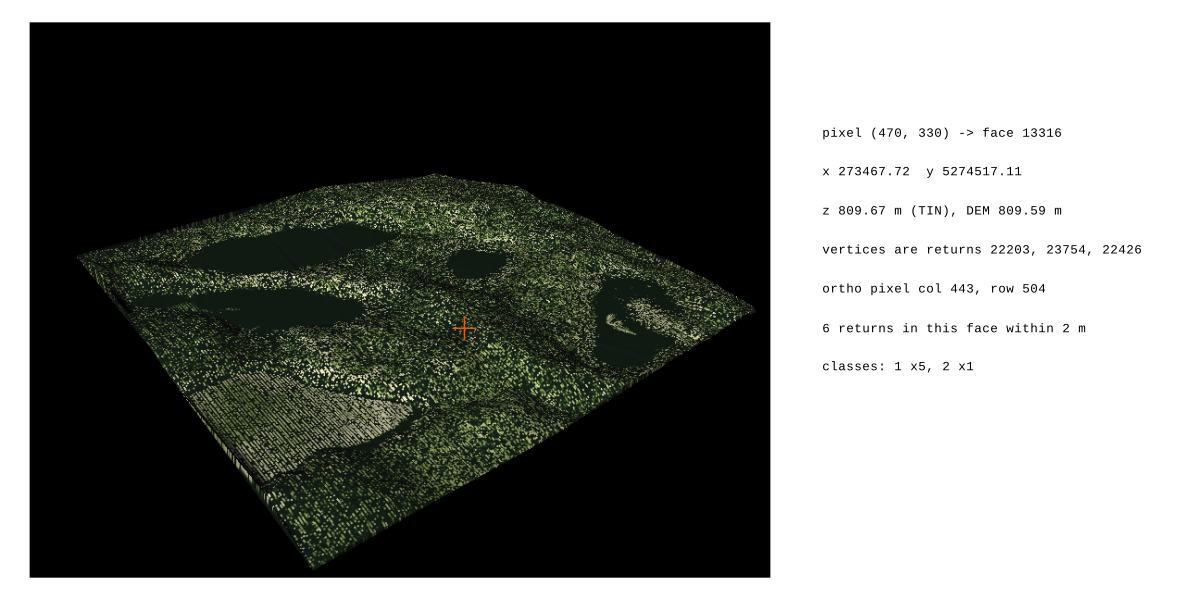

Source code (R):
## Drone-style lidar to a draped TIN to a render, and back from a pixel of
## the render to the face, its returns and its ortho pixel.
##
## Stand-in data: lidR's Topography.laz (73,403 returns, EPSG:2949). The DEM
## and "ortho" are made here from the returns themselves (mean ground height
## at 1 m, first-return intensity at 0.25 m) until a real site and its
## orthomosaic are available.
##
## Rscript inst/scripts/points-demo.R [path/to/Topography.laz] [outdir]
library(meshcore)
library(pointcore)

args <- commandArgs(trailingOnly = TRUE)
laz <- if (length(args) >= 1) args[1] else system.file("extdata", "Topography.laz", package = "lidR")
out <- if (length(args) >= 2) args[2] else tempdir()
dir.create(out, showWarnings = FALSE, recursive = TRUE)

## 1. returns as rows, with ids
p <- read_points(laz)
print(p)
P <- p$points

## 2. a ground TIN that keeps each vertex's return, and every return within
##    2 m above the surface joined to its triangle
tin <- points_tin(p, classes = 2L)
fp <- face_points(tin, p, above = 2)
print(tin)
cat(sprintf("face_points: %d returns within 2 m of the surface\n", nrow(fp)))

## 3. stand-in DEM and ortho, then sample and drape (no warping)
e <- terra::ext(floor(min(P$x)), ceiling(max(P$x)), floor(min(P$y)), ceiling(max(P$y)))
crs <- attr(p, "meshspec")$crs
g <- P[P$classification == 2, ]
dem <- terra::rasterize(cbind(g$x, g$y), terra::rast(e, resolution = 1, crs = crs),
                        values = g$z, fun = mean)
dem <- terra::focal(dem, 5, mean, na.policy = "only", na.rm = TRUE)
dem_file <- file.path(out, "dem.tif")
terra::writeRaster(dem, dem_file, overwrite = TRUE)

f1 <- P[P$return_number == 1, ]
it <- terra::rasterize(cbind(f1$x, f1$y), terra::rast(e, resolution = 0.25, crs = crs),
                       values = f1$intensity, fun = max)
it <- terra::focal(it, 3, max, na.policy = "only", na.rm = TRUE)
q <- stats::quantile(terra::values(it), c(0.02, 0.98), na.rm = TRUE)
s01 <- terra::values(terra::clamp((it - q[1]) / (q[2] - q[1]), 0, 1))
pal <- grDevices::colorRamp(c("#1b2a1f", "#4f6b3a", "#a3b36b", "#efe9c9"))
rgb <- terra::rast(it, nlyrs = 3)
terra::values(rgb) <- round(pal(ifelse(is.na(s01), 0, s01)))
ortho_file <- file.path(out, "ortho.tif")
terra::writeRaster(rgb, ortho_file, datatype = "INT1U", overwrite = TRUE)
## the same pixels for the renderers, which read PNG
a <- terra::as.array(rgb) / 255
a[is.na(a)] <- 0
png_file <- file.path(out, "ortho.png")
png::writePNG(a, png_file)

tin <- sample_at_vertices(tin, dem_file, name = "dem")
tin <- drape_uv(tin, ortho_file)
cat(sprintf("TIN z minus DEM: median %.3f m; uv error max %.2g px\n",
            stats::median(tin$vertices$z - tin$vertices$dem, na.rm = TRUE),
            max(tin$triangles$uv_err_px)))

## 4. render with rayvertex, picking from its own G-buffer
o <- c(mean(range(P$x)), mean(range(P$y)), floor(min(P$z)))
rm <- as_ray_mesh(tin, texture = png_file, local_origin = o, exaggeration = 1.5)
cam <- list(lookfrom = c(-220, 260, 300), lookat = c(0, 10, 0))
ra <- list(rm, lookfrom = cam$lookfrom, lookat = cam$lookat, fov = 40,
           width = 800, height = 600, fsaa = 1, plot = FALSE,
           light_info = rayvertex::directional_light(c(-1, 1.2, 0.6), intensity = 1.1))
img <- do.call(rayvertex::rasterize_scene, ra)
gb <- do.call(rayvertex::rasterize_scene, c(ra, debug = "all"))

## the face under pixel (470, 330), joined back to everything
pk <- pick_render(tin, gb, 470, 330, rm, lookfrom = cam$lookfrom, lookat = cam$lookat,
                  links = fp, rows = P)
print(pk)
print(pk$rows[c("point", "dz", "z", "classification", "return_number", "intensity", "gps_time")])

## 5. figure: the render with the picked pixel, and what the pick returned
fig <- file.path(out, "points-demo.png")
grDevices::png(fig, width = 1200, height = 600, type = "cairo")
graphics::layout(matrix(1:2, 1), widths = c(800, 400))
graphics::par(mar = c(0, 0, 0, 0), bg = "white")
graphics::plot(c(1, 800), c(1, 600), type = "n", asp = 1, axes = FALSE, xlab = "", ylab = "")
graphics::rasterImage(pmin(img[, , 1:3], 1)^(1 / 1.8), 1, 1, 800, 600)
graphics::points(470, 600 - 330, pch = 3, cex = 3, lwd = 2, col = "#e8590c")
graphics::plot.new()
lines <- c(sprintf("pixel (470, 330) -> face %d", pk$face),
           sprintf("x %.2f  y %.2f", pk$world[["x"]], pk$world[["y"]]),
           sprintf("z %.2f m (TIN), DEM %.2f m", pk$at[["z"]], pk$at[["dem"]]),
           sprintf("vertices are returns %s", paste(pk$vertices$input_row, collapse = ", ")),
           sprintf("ortho pixel col %d, row %d", pk$pixels$col, pk$pixels$row),
           sprintf("%d returns in this face within 2 m", nrow(pk$rows)),
           sprintf("classes: %s", paste(names(table(pk$rows$classification)),
                                        table(pk$rows$classification), sep = " x", collapse = ", ")))
graphics::text(0.02, seq(0.8, 0.8 - 0.07 * (length(lines) - 1), by = -0.07), lines,
               adj = 0, family = "mono", cex = 1.05)
grDevices::dev.off()
cat("wrote", fig, "\n")
